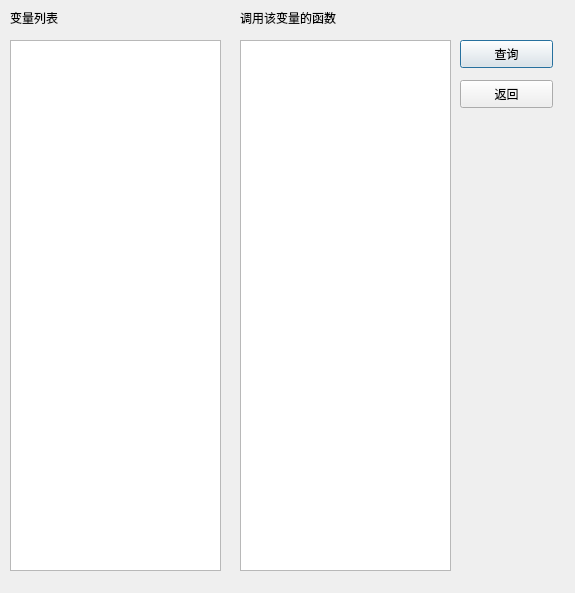
<?xml version="1.0" encoding="UTF-8"?>
<ui version="4.0">
 <class>search</class>
 <widget class="QDialog" name="search">
  <property name="geometry">
   <rect>
    <x>0</x>
    <y>0</y>
    <width>575</width>
    <height>593</height>
   </rect>
  </property>
  <property name="windowTitle">
   <string>Dialog</string>
  </property>
  <widget class="QListWidget" name="listWidget">
   <property name="geometry">
    <rect>
     <x>10</x>
     <y>40</y>
     <width>211</width>
     <height>531</height>
    </rect>
   </property>
  </widget>
  <widget class="QListWidget" name="listWidget_2">
   <property name="geometry">
    <rect>
     <x>240</x>
     <y>40</y>
     <width>211</width>
     <height>531</height>
    </rect>
   </property>
  </widget>
  <widget class="QPushButton" name="pushButton">
   <property name="geometry">
    <rect>
     <x>460</x>
     <y>40</y>
     <width>93</width>
     <height>28</height>
    </rect>
   </property>
   <property name="text">
    <string>查询</string>
   </property>
  </widget>
  <widget class="QPushButton" name="pushButton_2">
   <property name="geometry">
    <rect>
     <x>460</x>
     <y>80</y>
     <width>93</width>
     <height>28</height>
    </rect>
   </property>
   <property name="text">
    <string>返回</string>
   </property>
  </widget>
  <widget class="QLabel" name="label">
   <property name="geometry">
    <rect>
     <x>10</x>
     <y>10</y>
     <width>72</width>
     <height>15</height>
    </rect>
   </property>
   <property name="text">
    <string>变量列表</string>
   </property>
  </widget>
  <widget class="QLabel" name="label_2">
   <property name="geometry">
    <rect>
     <x>240</x>
     <y>10</y>
     <width>141</width>
     <height>16</height>
    </rect>
   </property>
   <property name="text">
    <string>调用该变量的函数</string>
   </property>
  </widget>
 </widget>
 <resources/>
 <connections/>
</ui>
